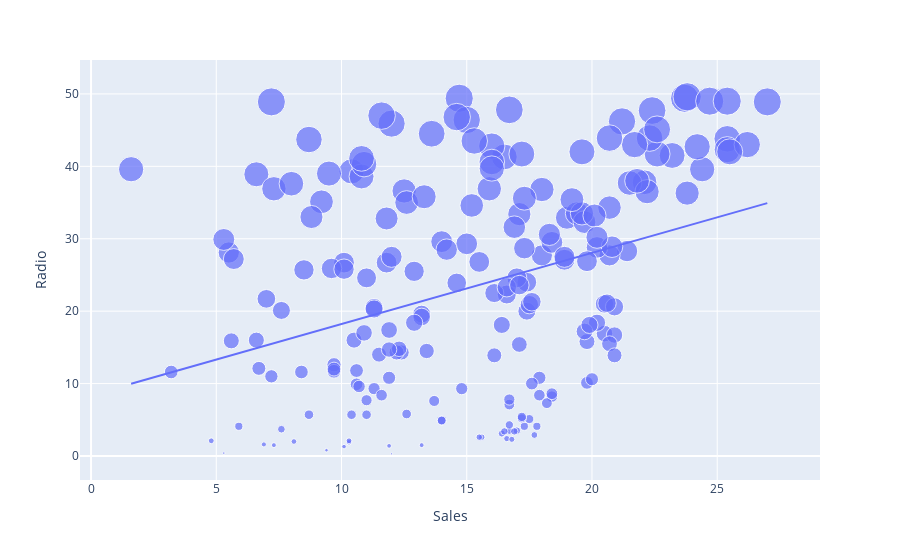

Here is the notebook cell this chart was saved with:
### Code cell
##relationship between the Sales and the advertising on Radio
figure = px.scatter(data_frame = data, x = "Sales",
                   y = "Radio", size = "Radio", trendline = "ols")

figure.show()

### Figure 1 — Plotly figure (JSON) as saved in the notebook; plotly's stock layout.template omitted (floating-point values rounded to 4 significant figures; data arrays with more than 128 entries replaced by an {"elided": "..."} marker saying what was removed)
{"data": [{"hovertemplate": "Sales=%{x}<br>Radio=%{marker.size}<extra></extra>", "legendgroup": "", "marker": {"color": "#636efa", "size": {"elided": "200 float values"}, "sizemode": "area", "sizeref": 0.124, "symbol": "circle"}, "mode": "markers", "name": "", "orientation": "v", "showlegend": false, "type": "scatter", "x": {"elided": "200 float values"}, "xaxis": "x", "y": {"elided": "200 float values"}, "yaxis": "y"}, {"hovertemplate": "<b>OLS trendline</b><br>Radio = 0.982402 * Sales + 8.39977<br>R<sup>2</sup>=0.122242<br><br>Sales=%{x}<br>Radio=%{y} <b>(trend)</b><extra></extra>", "legendgroup": "", "marker": {"color": "#636efa", "symbol": "circle"}, "mode": "lines", "name": "", "showlegend": false, "type": "scatter", "x": {"elided": "200 float values"}, "xaxis": "x", "y": {"elided": "200 float values"}, "yaxis": "y"}], "layout": {"legend": {"itemsizing": "constant", "tracegroupgap": 0}, "margin": {"t": 60}, "xaxis": {"anchor": "y", "domain": [0, 1], "title": {"text": "Sales"}}, "yaxis": {"anchor": "x", "domain": [0, 1], "title": {"text": "Radio"}}}}
